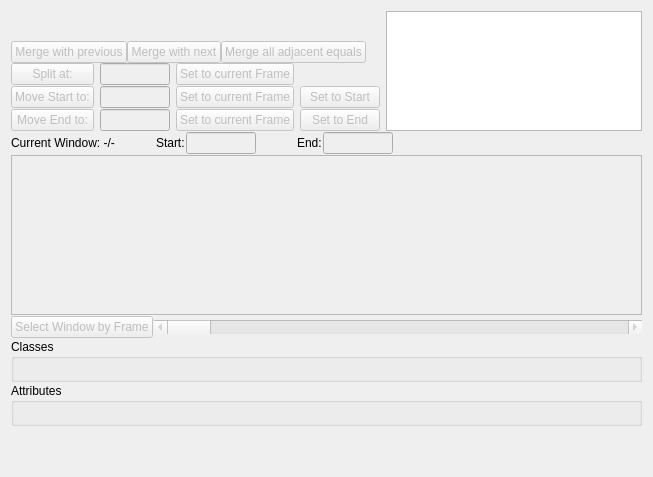
      <widget class="QWidget" name="labelcorrection">
       <property name="enabled">
        <bool>true</bool>
       </property>
       <attribute name="title">
        <string>Label Correction Mode</string>
       </attribute>
       <layout class="QVBoxLayout" name="verticalLayout_2">
        <property name="spacing">
         <number>1</number>
        </property>
        <item>
         <layout class="QGridLayout" name="gridLayout_5">
          <property name="verticalSpacing">
           <number>0</number>
          </property>
          <item row="2" column="0">
           <layout class="QHBoxLayout" name="horizontalLayout_12">
            <item>
             <widget class="QPushButton" name="lc_merge_previous_button">
              <property name="enabled">
               <bool>false</bool>
              </property>
              <property name="text">
               <string>Merge with previous</string>
              </property>
             </widget>
            </item>
            <item>
             <widget class="QPushButton" name="lc_merge_next_button">
              <property name="enabled">
               <bool>false</bool>
              </property>
              <property name="text">
               <string>Merge with next</string>
              </property>
             </widget>
            </item>
            <item>
             <widget class="QPushButton" name="lc_merge_all_button">
              <property name="enabled">
               <bool>false</bool>
              </property>
              <property name="text">
               <string>Merge all adjacent equals</string>
              </property>
             </widget>
            </item>
            <item>
             <spacer name="horizontalSpacer_9">
              <property name="orientation">
               <enum>Qt::Horizontal</enum>
              </property>
              <property name="sizeType">
               <enum>QSizePolicy::MinimumExpanding</enum>
              </property>
              <property name="sizeHint" stdset="0">
               <size>
                <width>5</width>
                <height>20</height>
               </size>
              </property>
             </spacer>
            </item>
           </layout>
          </item>
          <item row="3" column="0">
           <layout class="QGridLayout" name="gridLayout_6">
            <property name="topMargin">
             <number>0</number>
            </property>
            <property name="bottomMargin">
             <number>0</number>
            </property>
            <property name="horizontalSpacing">
             <number>6</number>
            </property>
            <property name="verticalSpacing">
             <number>1</number>
            </property>
            <item row="0" column="0">
             <widget class="QPushButton" name="lc_split_at_button">
              <property name="enabled">
               <bool>false</bool>
              </property>
              <property name="text">
               <string>Split at:</string>
              </property>
             </widget>
            </item>
            <item row="1" column="3">
             <widget class="QPushButton" name="lc_set_start_button">
              <property name="enabled">
               <bool>false</bool>
              </property>
              <property name="text">
               <string>Set to Start</string>
              </property>
             </widget>
            </item>
            <item row="1" column="1">
             <widget class="QLineEdit" name="lc_move_start_lineEdit">
              <property name="enabled">
               <bool>false</bool>
              </property>
              <property name="sizePolicy">
               <sizepolicy hsizetype="Minimum" vsizetype="Fixed">
                <horstretch>0</horstretch>
                <verstretch>0</verstretch>
               </sizepolicy>
              </property>
              <property name="minimumSize">
               <size>
                <width>70</width>
                <height>0</height>
               </size>
              </property>
              <property name="maximumSize">
               <size>
                <width>70</width>
                <height>16777215</height>
               </size>
              </property>
             </widget>
            </item>
            <item row="0" column="2">
             <widget class="QPushButton" name="lc_set_frame_split_button">
              <property name="enabled">
               <bool>false</bool>
              </property>
              <property name="text">
               <string>Set to current Frame</string>
              </property>
             </widget>
            </item>
            <item row="1" column="2">
             <widget class="QPushButton" name="lc_set_frame_start_button">
              <property name="enabled">
               <bool>false</bool>
              </property>
              <property name="text">
               <string>Set to current Frame</string>
              </property>
             </widget>
            </item>
            <item row="2" column="0">
             <widget class="QPushButton" name="lc_move_end_button">
              <property name="enabled">
               <bool>false</bool>
              </property>
              <property name="text">
               <string>Move End to:</string>
              </property>
             </widget>
            </item>
            <item row="1" column="0">
             <widget class="QPushButton" name="lc_move_start_button">
              <property name="enabled">
               <bool>false</bool>
              </property>
              <property name="text">
               <string>Move Start to:</string>
              </property>
             </widget>
            </item>
            <item row="2" column="1">
             <widget class="QLineEdit" name="lc_move_end_lineEdit">
              <property name="enabled">
               <bool>false</bool>
              </property>
              <property name="sizePolicy">
               <sizepolicy hsizetype="Minimum" vsizetype="Fixed">
                <horstretch>0</horstretch>
                <verstretch>0</verstretch>
               </sizepolicy>
              </property>
              <property name="minimumSize">
               <size>
                <width>70</width>
                <height>0</height>
               </size>
              </property>
              <property name="maximumSize">
               <size>
                <width>70</width>
                <height>16777215</height>
               </size>
              </property>
             </widget>
            </item>
            <item row="2" column="3">
             <widget class="QPushButton" name="lc_set_end_button">
              <property name="enabled">
               <bool>false</bool>
              </property>
              <property name="text">
               <string>Set to End</string>
              </property>
             </widget>
            </item>
            <item row="2" column="2">
             <widget class="QPushButton" name="lc_set_frame_end_button">
              <property name="enabled">
               <bool>false</bool>
              </property>
              <property name="text">
               <string>Set to current Frame</string>
              </property>
             </widget>
            </item>
            <item row="0" column="1">
             <widget class="QLineEdit" name="lc_split_at_lineEdit">
              <property name="enabled">
               <bool>false</bool>
              </property>
              <property name="sizePolicy">
               <sizepolicy hsizetype="Minimum" vsizetype="Fixed">
                <horstretch>0</horstretch>
                <verstretch>0</verstretch>
               </sizepolicy>
              </property>
              <property name="minimumSize">
               <size>
                <width>70</width>
                <height>0</height>
               </size>
              </property>
              <property name="maximumSize">
               <size>
                <width>70</width>
                <height>16777215</height>
               </size>
              </property>
             </widget>
            </item>
            <item row="1" column="4">
             <spacer name="horizontalSpacer_13">
              <property name="orientation">
               <enum>Qt::Horizontal</enum>
              </property>
              <property name="sizeType">
               <enum>QSizePolicy::MinimumExpanding</enum>
              </property>
              <property name="sizeHint" stdset="0">
               <size>
                <width>5</width>
                <height>20</height>
               </size>
              </property>
             </spacer>
            </item>
           </layout>
          </item>
          <item row="1" column="1" rowspan="3">
           <widget class="QTextEdit" name="lc_statusWindow">
            <property name="enabled">
             <bool>true</bool>
            </property>
            <property name="sizePolicy">
             <sizepolicy hsizetype="Expanding" vsizetype="MinimumExpanding">
              <horstretch>0</horstretch>
              <verstretch>0</verstretch>
             </sizepolicy>
            </property>
            <property name="maximumSize">
             <size>
              <width>16777215</width>
              <height>120</height>
             </size>
            </property>
            <property name="undoRedoEnabled">
             <bool>false</bool>
            </property>
            <property name="readOnly">
             <bool>true</bool>
            </property>
            <property name="acceptRichText">
             <bool>true</bool>
            </property>
            <property name="textInteractionFlags">
             <set>Qt::NoTextInteraction</set>
            </property>
           </widget>
          </item>
          <item row="1" column="0">
           <spacer name="verticalSpacer_4">
            <property name="orientation">
             <enum>Qt::Vertical</enum>
            </property>
            <property name="sizeType">
             <enum>QSizePolicy::Minimum</enum>
            </property>
            <property name="sizeHint" stdset="0">
             <size>
              <width>20</width>
              <height>10</height>
             </size>
            </property>
           </spacer>
          </item>
         </layout>
        </item>
        <item>
         <layout class="QHBoxLayout" name="horizontalLayout_16">
          <item>
           <widget class="QLabel" name="lc_current_window_label">
            <property name="sizePolicy">
             <sizepolicy hsizetype="Minimum" vsizetype="Fixed">
              <horstretch>0</horstretch>
              <verstretch>0</verstretch>
             </sizepolicy>
            </property>
            <property name="text">
             <string>Current Window: -/-</string>
            </property>
           </widget>
          </item>
          <item>
           <spacer name="horizontalSpacer_18">
            <property name="orientation">
             <enum>Qt::Horizontal</enum>
            </property>
            <property name="sizeType">
             <enum>QSizePolicy::Minimum</enum>
            </property>
            <property name="sizeHint" stdset="0">
             <size>
              <width>40</width>
              <height>20</height>
             </size>
            </property>
           </spacer>
          </item>
          <item>
           <widget class="QLabel" name="lc_start_label">
            <property name="sizePolicy">
             <sizepolicy hsizetype="Preferred" vsizetype="Fixed">
              <horstretch>0</horstretch>
              <verstretch>0</verstretch>
             </sizepolicy>
            </property>
            <property name="text">
             <string>Start:</string>
            </property>
           </widget>
          </item>
          <item>
           <widget class="QLineEdit" name="lc_start_lineEdit">
            <property name="enabled">
             <bool>false</bool>
            </property>
            <property name="maximumSize">
             <size>
              <width>70</width>
              <height>16777215</height>
             </size>
            </property>
           </widget>
          </item>
          <item>
           <spacer name="horizontalSpacer_19">
            <property name="orientation">
             <enum>Qt::Horizontal</enum>
            </property>
            <property name="sizeType">
             <enum>QSizePolicy::Minimum</enum>
            </property>
            <property name="sizeHint" stdset="0">
             <size>
              <width>40</width>
              <height>20</height>
             </size>
            </property>
           </spacer>
          </item>
          <item>
           <widget class="QLabel" name="lc_end_label">
            <property name="sizePolicy">
             <sizepolicy hsizetype="Preferred" vsizetype="Fixed">
              <horstretch>0</horstretch>
              <verstretch>0</verstretch>
             </sizepolicy>
            </property>
            <property name="text">
             <string>End:</string>
            </property>
           </widget>
          </item>
          <item>
           <widget class="QLineEdit" name="lc_end_lineEdit">
            <property name="enabled">
             <bool>false</bool>
            </property>
            <property name="maximumSize">
             <size>
              <width>70</width>
              <height>16777215</height>
             </size>
            </property>
           </widget>
          </item>
          <item>
           <spacer name="horizontalSpacer_11">
            <property name="orientation">
             <enum>Qt::Horizontal</enum>
            </property>
            <property name="sizeHint" stdset="0">
             <size>
              <width>40</width>
              <height>20</height>
             </size>
            </property>
           </spacer>
          </item>
         </layout>
        </item>
        <item>
         <widget class="PlotWidget" name="lc_classGraph">
          <property name="enabled">
           <bool>false</bool>
          </property>
          <property name="sizePolicy">
           <sizepolicy hsizetype="MinimumExpanding" vsizetype="Expanding">
            <horstretch>0</horstretch>
            <verstretch>0</verstretch>
           </sizepolicy>
          </property>
          <property name="minimumSize">
           <size>
            <width>600</width>
            <height>80</height>
           </size>
          </property>
          <property name="maximumSize">
           <size>
            <width>16777215</width>
            <height>160</height>
           </size>
          </property>
         </widget>
        </item>
        <item>
         <layout class="QHBoxLayout" name="horizontalLayout_13">
          <item>
           <widget class="QPushButton" name="lc_window__by_frame_button">
            <property name="enabled">
             <bool>false</bool>
            </property>
            <property name="text">
             <string>Select Window by Frame</string>
            </property>
           </widget>
          </item>
          <item>
           <widget class="QScrollBar" name="lc_scrollBar">
            <property name="enabled">
             <bool>false</bool>
            </property>
            <property name="sizePolicy">
             <sizepolicy hsizetype="Expanding" vsizetype="Fixed">
              <horstretch>0</horstretch>
              <verstretch>0</verstretch>
             </sizepolicy>
            </property>
            <property name="orientation">
             <enum>Qt::Horizontal</enum>
            </property>
           </widget>
          </item>
         </layout>
        </item>
        <item>
         <widget class="QGroupBox" name="classesGroupBox">
          <property name="sizePolicy">
           <sizepolicy hsizetype="Preferred" vsizetype="Preferred">
            <horstretch>0</horstretch>
            <verstretch>0</verstretch>
           </sizepolicy>
          </property>
          <property name="title">
           <string>Classes</string>
          </property>
          <layout class="QGridLayout" name="gridLayout_4">
           <property name="topMargin">
            <number>0</number>
           </property>
           <property name="bottomMargin">
            <number>0</number>
           </property>
           <property name="horizontalSpacing">
            <number>6</number>
           </property>
           <property name="verticalSpacing">
            <number>0</number>
           </property>
           <item row="2" column="1">
            <spacer name="horizontalSpacer_14">
             <property name="orientation">
              <enum>Qt::Horizontal</enum>
             </property>
             <property name="sizeHint" stdset="0">
              <size>
               <width>40</width>
               <height>20</height>
              </size>
             </property>
            </spacer>
           </item>
           <item row="2" column="2">
            <spacer name="horizontalSpacer_10">
             <property name="orientation">
              <enum>Qt::Horizontal</enum>
             </property>
             <property name="sizeHint" stdset="0">
              <size>
               <width>40</width>
               <height>20</height>
              </size>
             </property>
            </spacer>
           </item>
           <item row="2" column="0">
            <spacer name="horizontalSpacer_12">
             <property name="orientation">
              <enum>Qt::Horizontal</enum>
             </property>
             <property name="sizeHint" stdset="0">
              <size>
               <width>40</width>
               <height>20</height>
              </size>
             </property>
            </spacer>
           </item>
          </layout>
         </widget>
        </item>
        <item>
         <widget class="QGroupBox" name="attributesGroupBox">
          <property name="sizePolicy">
           <sizepolicy hsizetype="Preferred" vsizetype="Preferred">
            <horstretch>0</horstretch>
            <verstretch>0</verstretch>
           </sizepolicy>
          </property>
          <property name="title">
           <string>Attributes</string>
          </property>
          <layout class="QGridLayout" name="gridLayout_3">
           <property name="topMargin">
            <number>0</number>
           </property>
           <property name="bottomMargin">
            <number>0</number>
           </property>
           <property name="verticalSpacing">
            <number>0</number>
           </property>
           <item row="0" column="0">
            <spacer name="horizontalSpacer_17">
             <property name="orientation">
              <enum>Qt::Horizontal</enum>
             </property>
             <property name="sizeHint" stdset="0">
              <size>
               <width>40</width>
               <height>20</height>
              </size>
             </property>
            </spacer>
           </item>
           <item row="0" column="1">
            <spacer name="horizontalSpacer_16">
             <property name="orientation">
              <enum>Qt::Horizontal</enum>
             </property>
             <property name="sizeHint" stdset="0">
              <size>
               <width>40</width>
               <height>20</height>
              </size>
             </property>
            </spacer>
           </item>
           <item row="0" column="2">
            <spacer name="horizontalSpacer_15">
             <property name="orientation">
              <enum>Qt::Horizontal</enum>
             </property>
             <property name="sizeHint" stdset="0">
              <size>
               <width>40</width>
               <height>20</height>
              </size>
             </property>
            </spacer>
           </item>
          </layout>
         </widget>
        </item>
        <item>
         <spacer name="verticalSpacer_3">
          <property name="orientation">
           <enum>Qt::Vertical</enum>
          </property>
          <property name="sizeType">
           <enum>QSizePolicy::Expanding</enum>
          </property>
          <property name="sizeHint" stdset="0">
           <size>
            <width>20</width>
            <height>40</height>
           </size>
          </property>
         </spacer>
        </item>
       </layout>
      </widget>
